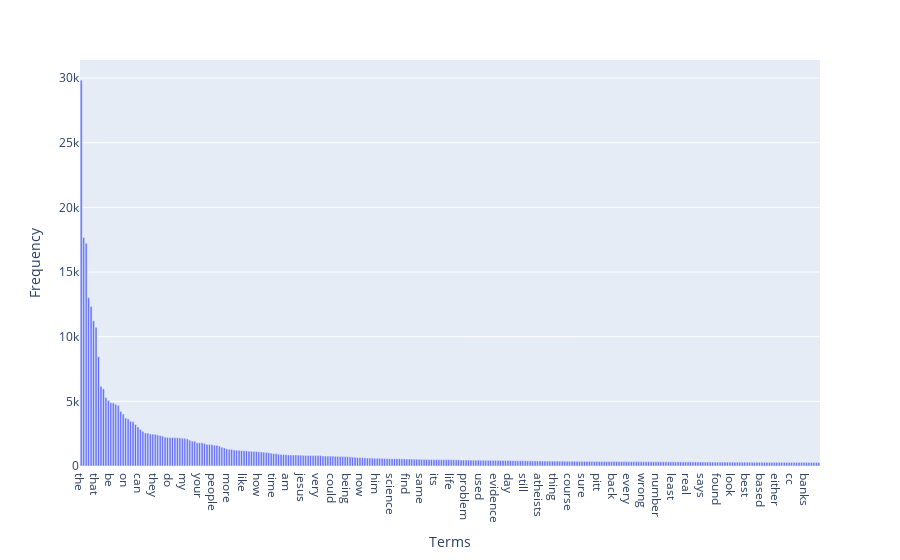

Notebook cell for this chart:
### Markdown cell above
### >>> **Exercise 14 (take home):** 
Additionally, you can attempt to sort the terms on the `x-axis` by frequency instead of in alphabetical order. This way the visualization is more meaninfgul and you will be able to observe the so called [long tail](https://en.wikipedia.org/wiki/Long_tail) (get familiar with this term since it will appear a lot in data mining and other statistics courses). see picture below

![alt txt](https://upload.wikimedia.org/wikipedia/commons/thumb/8/8a/Long_tail.svg/1000px-Long_tail.svg.png)

### Code cell
# Answer here
df_data = pd.DataFrame({
    'Terms': count_vect.get_feature_names_out(),
    'Frequency': term_frequencies
})

df_data = df_data.sort_values(by='Frequency', ascending=False).head(300)

fig = px.bar(
    df_data,
    x='Terms',
    y='Frequency',
)

fig.show()

### Figure 1 — Plotly figure (JSON) as saved in the notebook; plotly's stock layout.template omitted (floating-point values rounded to 4 significant figures; data arrays with more than 128 entries replaced by an {"elided": "..."} marker saying what was removed)
{"data": [{"hovertemplate": "Terms=%{x}<br>Frequency=%{y}<extra></extra>", "legendgroup": "", "marker": {"color": "#636efa", "pattern": {"shape": ""}}, "name": "", "orientation": "v", "showlegend": false, "textposition": "auto", "type": "bar", "x": {"elided": "300 str values"}, "xaxis": "x", "y": {"elided": "300 int values"}, "yaxis": "y"}], "layout": {"barmode": "relative", "legend": {"tracegroupgap": 0}, "margin": {"t": 60}, "xaxis": {"anchor": "y", "domain": [0, 1], "title": {"text": "Terms"}}, "yaxis": {"anchor": "x", "domain": [0, 1], "title": {"text": "Frequency"}}}}
